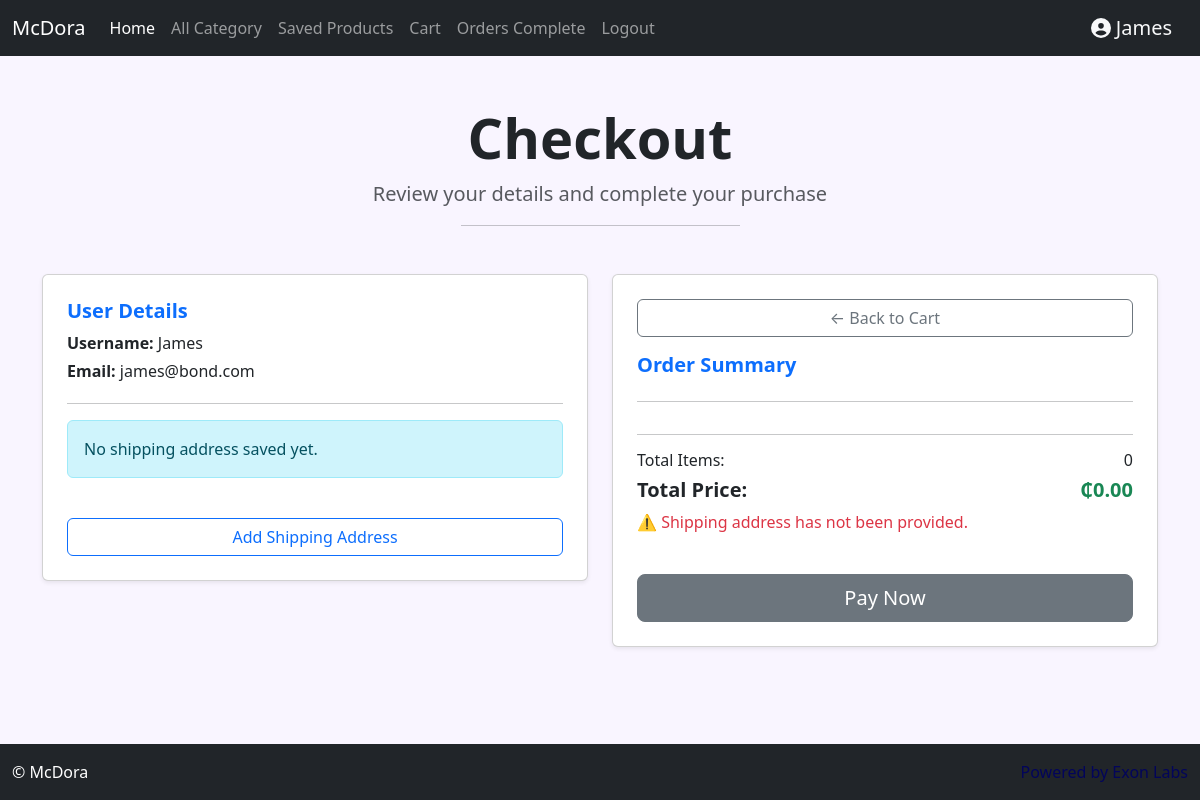
Page /checkout/ (signed in) on the earlier database version.
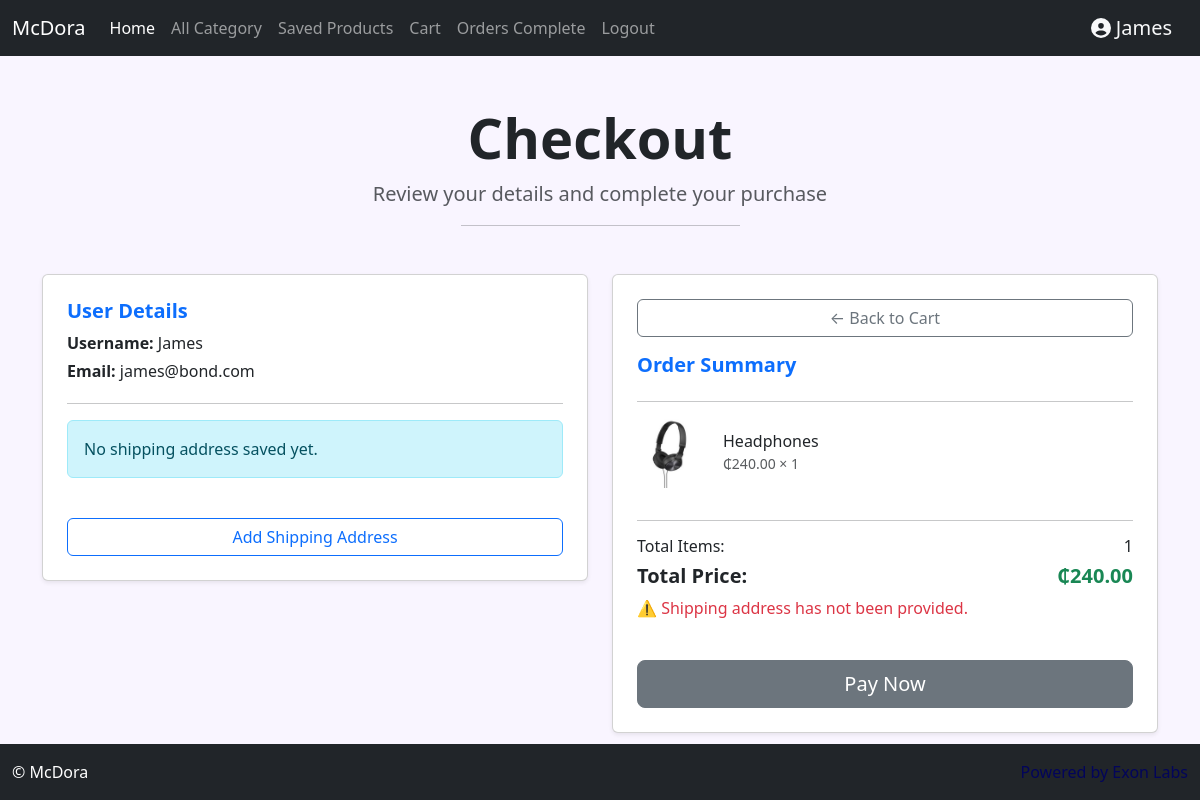
Same page on the later database version.
### store/models.py (models this page shows, shortened)
class Cart(models.Model):
    created_at = models.DateTimeField(auto_now_add=True)
    complete = models.BooleanField(default=False)
    customer = models.ForeignKey('Customer', on_delete=models.CASCADE, null=True, blank=True)
    @property
    def cart_total_price(self):
        return sum(item.item_total_price for item in self.cartitem_set.all())
    @property
    def cart_total_items(self):
        return sum(item.quantity for item in self.cartitem_set.all())

class CartItem(models.Model):
    product = models.ForeignKey(Product, on_delete=models.CASCADE, null=True)
    cart = models.ForeignKey(Cart, on_delete=models.CASCADE, null=True)
    quantity = models.IntegerField(default=0, null=True)
    @property
    def item_total_price(self):
        return self.product.price * self.quantity

class Product(models.Model):
    name = models.CharField(max_length=100, null=True)
    description = models.TextField(null=True)
    category = models.ForeignKey(Category, on_delete=models.SET_NULL, related_name='products', null=True)
    brand = models.ForeignKey(Brand, on_delete=models.SET_NULL, related_name='products', null=True)
    product_status = models.ForeignKey(ProductStatus, on_delete=models.SET_NULL, null=True)
    image = models.ImageField(upload_to= 'products/', null=True, blank=True)
    product_document = models.ForeignKey(ProductDocument, on_delete=models.SET_NULL, null=True, blank=True)
    price = models.DecimalField(max_digits=10, decimal_places=2, null=True)
    date_created = models.DateTimeField(auto_now_add=True, null=True)
    creator = models.ForeignKey(User, on_delete=models.SET_NULL, null=True)

### store/views.py (the view)
# urls.py: path('checkout/', views.checkout, name='checkout'),
@login_required(login_url="login")
def checkout(request):
    if not request.user.is_authenticated:
        messages.error(request, 'You must be logged in to view the cart.')
        return redirect('login')
    customer = getattr(request.user, 'customer', None)
    if customer:
        cart = Cart.objects.filter(customer=customer, complete=False).first()
        if not cart:
            cart = Cart.objects.create(customer=customer, complete=False)
        items = CartItem.objects.select_related('product').filter(cart=cart)
        shipping_address = ShippingAddress.objects.filter(customer=request.user, cart=cart).first()
    else:
        messages.error(request, 'Please login.')
        return redirect('login')
    context = {'cart': cart,
            'items': items,
            'shipping_address': shipping_address
            }
    return render(request, 'checkout.html', context)

### store/templates/checkout.html (shortened to what this page needs)
{% extends 'base.html' %}
{% block content %}
<head>
</head>
<div class="container my-5">
    <div class="text-center mb-5">
        <h1 class="display-4 fw-bold text-dark">Checkout</h1>
        <p class="lead text-muted">Review your details and complete your purchase</p>
        <hr class="w-25 mx-auto">
    </div>
    <div class="row">
        <div class="col-lg-6 mb-4">
            <div class="card shadow-sm p-4 rounded">
                {% if user.is_authenticated %}
                    <h5 class="text-primary"><strong>User Details</strong></h5>
                    <p class="mb-1"><strong>Username:</strong> {{ user.username }}</p>
                    <p class="mb-1"><strong>Email:</strong> {{ user.email }}</p>
                {% endif %}
                <hr>
                {% if shipping_address %}
                    <h5 class="text-primary"><strong>Shipping Address</strong></h5>
                    <p><strong>Address:</strong> {{ shipping_address.address|default:"Not provided" }}</p>
                    <p><strong>City:</strong> {{ shipping_address.city|default:"Not provided" }}</p>
                    <p><strong>Region:</strong> {{ shipping_address.region|default:"Not provided" }}</p>
                    <p><strong>Phone:</strong> {{ shipping_address.phone|default:"Not provided" }}</p>
                <a href="{% url 'edit_address' shipping_address.id %}" class="btn btn-outline-primary w-100 mt-3">Update Shipping Address</a>
                {% else %}
                    <div class="alert alert-info">No shipping address saved yet.</div>
                    <form action="{% url 'shipping_address' %}" method="POST" class="mt-4">
                    <button type="submit" class="btn btn-outline-primary w-100">Add Shipping Address</button>
                    </form>
                {% endif %}
            </div>
        </div>
        <div class="col-lg-6">
            <div class="card shadow-sm p-4 rounded">
                <a class="btn btn-outline-secondary mb-3" href="{% url 'cart' %}">&#8592; Back to Cart</a>
                <h5 class="text-primary"><strong>Order Summary</strong></h5>
                <hr>
                {% for item in items %}
                    <div class="d-flex align-items-center mb-3">
                        <img src="{{ item.product.image.url }}" class="rounded me-3"  style="width: 70px; height: 70px; object-fit: cover;">
                        <div>
                            <h6 class="mb-0">{{ item.product.name }}</h6>
                            <small class="text-muted">₵{{ item.product.price }} × {{ item.quantity }}</small>
                        </div>
                    </div>
                {% endfor %}
                <hr>
                <div class="d-flex justify-content-between">
                    <h6>Total Items:</h6>
                    <h6>{{ cart.cart_total_items }}</h6>
                </div>
                <div class="d-flex justify-content-between">
                    <h5><strong>Total Price:</strong></h5>
                    <h5 class="text-success"><strong>₵{{ cart.cart_total_price|floatformat:2 }}</strong></h5>
                </div>
                 {% if not shipping_address %}
                    <p class="text-danger">⚠️ Shipping address has not been provided.</p>
                {% endif %}
                <button id="checkout-button" class="btn {% if shipping_address %}btn-success{% else %}btn-secondary{% endif %} btn-lg w-100 mt-4">Pay Now</button>
            </div>
        </div>
    </div>
</div>
{% endblock %}

Differences in the rows shown:
added CartItem: product.image (picture), product.name "Headphones", product.price "240.00", quantity "1"
computed for Cart: cart_total_items "0" → "1"; cart_total_price "0.00" → "240.00"
